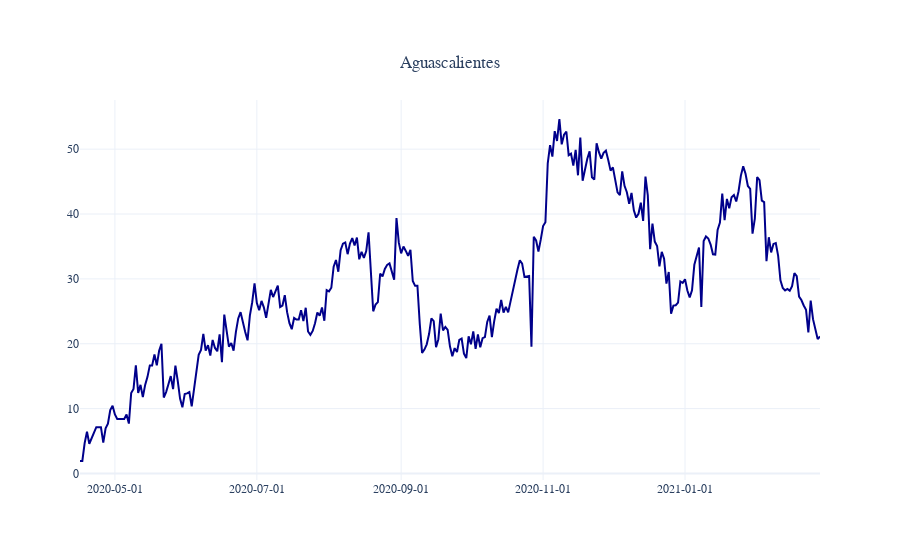

Here is the notebook cell this chart was saved with:
### Code cell
# 1
ESTADO = 'Aguascalientes'

fig = go.Figure()

fig.add_trace( go.Scatter( x = BU_Estado[ ( BU_Estado['Estado'] == ESTADO ) \
                                         & ( BU_Estado['Date'] > '2020-04-15' ) ]['Date'], 
                          y = BU_Estado[ ( BU_Estado['Estado'] == ESTADO )  \
                                         & ( BU_Estado['Date'] > '2020-04-15' ) ]['% Ocupación'], 
                          name = ESTADO, line_color = 'darkblue' ) )

fig.update_layout( template = 'plotly_white', # "plotly", "plotly_white", "ggplot2", "seaborn", "simple_white", "none"
                  barmode = 'overlay', 
                  title = { 'text': ESTADO,
                           'y':0.9, 'x':0.5, 'xanchor': 'center', 'yanchor': 'top'}, 
                  font_family = 'Calibri Light')

fig.update_xaxes(tickformat = '%Y-%m-%d') # (tickangle = 90, tickformat = '%Y-%m-%d')

fig.show()

### Figure 1 — Plotly figure (JSON) as saved in the notebook; plotly's stock layout.template omitted (floating-point values rounded to 4 significant figures; data arrays with more than 128 entries replaced by an {"elided": "..."} marker saying what was removed)
{"data": [{"line": {"color": "darkblue"}, "name": "Aguascalientes", "type": "scatter", "x": {"elided": "319 str values"}, "y": {"elided": "319 float values"}}], "layout": {"barmode": "overlay", "font": {"family": "Calibri Light"}, "title": {"text": "Aguascalientes", "x": 0.5, "xanchor": "center", "y": 0.9, "yanchor": "top"}, "xaxis": {"tickformat": "%Y-%m-%d"}}}
